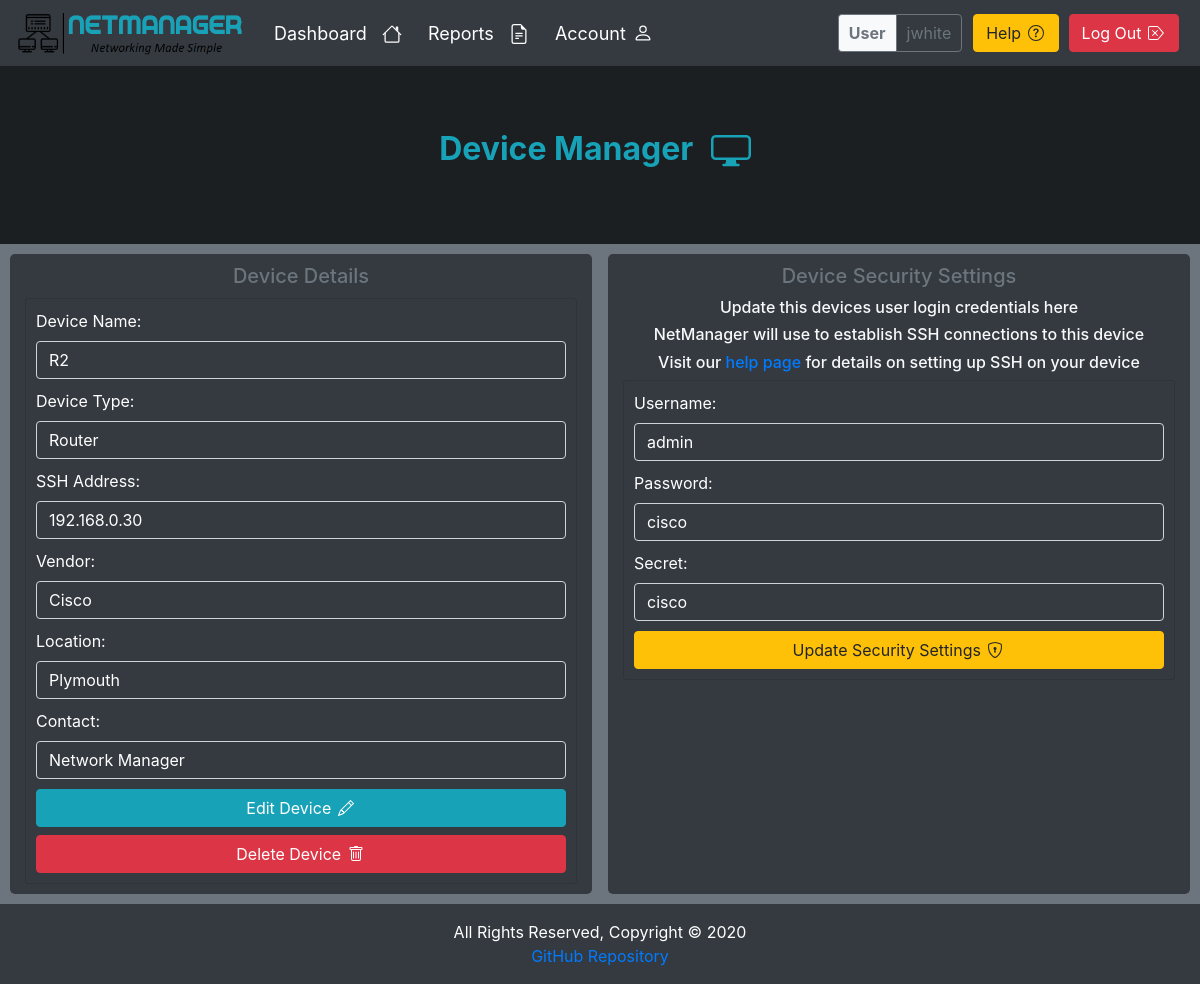
The page /main/details/7/ (signed in) on the database its author committed.
### device/models.py (models this page shows, shortened)
class Device(models.Model):
    user = models.ForeignKey(User, on_delete=models.CASCADE)
    name = models.CharField(max_length=250, null=False)
    type = models.CharField(max_length=250, null=False)
    host = models.CharField(max_length=250, null=False)
    vendor = models.CharField(max_length=250, null=False)
    location = models.CharField(max_length=250, default='Not Specified')
    contact = models.CharField(max_length=250, default='Not Specified')
    username = models.CharField(max_length=250)
    password = models.CharField(max_length=250)
    secret = models.CharField(max_length=250)
    status = models.BooleanField(default=False, editable=False)

### main/views.py (the view)
# urls.py: path('details/<str:device_ID>/', views.details, name='details'),
@login_required
def details(PageRequest, device_ID):
    device = Device.objects.filter(id=device_ID)
    device_form = DeviceForm(PageRequest.POST or None, instance=device.get())
    security_form = SecurityForm(PageRequest.POST or None, instance=device.get())
    args = {'device': device, 'security_form': security_form, 'device_form': device_form}
    return render(PageRequest, 'details.html', args)

### main/forms.py
class SecurityForm(forms.ModelForm):
    username = forms.CharField(widget=forms.TextInput(attrs={'class': 'form-control textbox security', 'disabled': 'true'}))
    password = forms.CharField(widget=forms.TextInput(attrs={'class': 'form-control textbox security', 'disabled': 'true'}))
    secret = forms.CharField(widget=forms.TextInput(attrs={'class': 'form-control textbox security', 'disabled': 'true'}))
    class Meta:
        model = Device
        fields = [
            'username',
            'password',
            'secret',
        ]

class DeviceForm(forms.ModelForm):
    name = forms.CharField(label="Device Name", widget=forms.TextInput(attrs={'class': 'form-control textbox edit', 'disabled': 'true'}))
    type = forms.CharField(label="Device Type", widget=forms.TextInput(attrs={'class': 'form-control textbox edit', 'disabled': 'true'}))
    host = forms.CharField(label="SSH Address", widget=forms.TextInput(attrs={'class': 'form-control textbox edit', 'disabled': 'true'}))
    vendor = forms.CharField(label="Vendor", widget=forms.TextInput(attrs={'class': 'form-control textbox edit', 'disabled': 'true'}))
    location = forms.CharField(label="Location", widget=forms.TextInput(attrs={'class': 'form-control textbox edit', 'disabled': 'true'}))
    contact = forms.CharField(label='Contact', widget=forms.TextInput(attrs={'class': 'form-control textbox edit', 'disabled': 'true'}))
    class Meta:
        model = Device
        fields = [
            'name',
            'type',
            'host',
            'vendor',
            'location',
            'contact',
        ]

### templates/details.html (shortened to what this page needs)
{% include "header.html" %}
<body>
{% load static %}
{% include "navbar.html" %}
<div class="jumbotron jumbotron-fluid mb-0" style="background-color: #1c1f22">
    <div class="container" style="min-width: 100%">
        <h2 class="text-info font-weight-bold">Device Manager
        </h2>
    </div>
</div>
<main class="main container-fluid">
    <div class="widgets-grid">
        <div class="row">
            <div class="col widget table-responsive">
                <h3 class="title">Device Details</h3>
                {% for i in device %}
                    <div class="card card-custom">
                        <form action="{% url 'edit_device' %}" method="post">
                            <div class="text-left mb-2">
                                {{ device_form }}
                            </div>
                            <button class="btn btn-info btn-block mb-2" type="button" id="Edit" title="Edit Device">
                                Edit Device
                            </button>
                        </form>
                        <button class="btn btn-danger btn-block delete" type="button" title="Delete Device"
                                data-toggle="modal" data-target="#DeleteModal" id="{{ i.id }}"
                                onclick="getID(this.id)">
                            Delete Device
                        </button>
                    </div>
                    </div>
                    <div class="col widget table-responsive ml-3">
                        <h3 class="title">Device Security Settings</h3>
                        <h6 class="text-center">Update this devices user login credentials here</h6>
                        <h6>NetManager will use to establish SSH connections to this device</h6>
                        <h6>Visit our <a href="{% url 'help' %}" target="_blank">help page</a> for details on setting up
                            SSH on your device</h6>
                        <div class="card card-custom">
                            <form action="{% url 'update_security' %}" method="post">
                                <div class="text-left mb-2">
                                    {{ security_form }}
                                </div>
                                <button class="btn btn-warning btn-block" type="button" id="Security">
                                    Update Security Settings
                                </button>
                            </form>
                        </div>
                    </div>
                {% endfor %}
        </div>
    </div>
</main>
{% include "footer.html" %}
</body>
</html>

### templates/navbar.html (shortened to what this page needs)
{% load static %}
<nav class="navbar navbar-expand-lg nav" id="navbar">
    <div style="padding-right: 20px">
        <a href="{% url 'index' %}">
            <img id="logo" src="{% static 'images/logo-dark.png' %}" alt="NetManager" style="width:230px;height:50px;">
        </a>
    </div>
    <div class="collapse navbar-collapse">
        {% if user.is_authenticated %}
            <ul class="navbar-nav mr-auto" style="font-size: 18px">
                <li class="nav-item">
                    <a class="nav-item nav-link link" href="{% url 'main' %}">Dashboard
                    </a>
                </li>
                <li class="nav-item">
                    <a class="nav-item nav-link link" href="{% url 'reports' %}">Reports
                    </a>
                </li>
                <li class="nav-item">
                    <a class="nav-item nav-link link" href="{% url 'profile' %}">Account
                    </a>
                </li>
            </ul>
            <div class="form-inline">
                <div class="form-inline nav-info">
                    <div class="info bg-light border border-secondary border-right-0 rounded-left">
                        <b>User</b>
                    </div>
                    <div class="info border border-secondary rounded-right">
                        {{ user.get_username }}
                    </div>
                </div>
                <a class="btn btn-warning nav-btn" href="{% url 'help' %}" target="_blank" type="submit"
                   title="Help">Help
                </a>
                <button class="btn btn-danger nav-btn" type="button" data-toggle="modal"
                        data-target="#logout"
                        title="Log Out">
                    Log Out
                </button>
            </div>
        {% endif %}
    </div>
</nav>

### static/css/style.css (style rules this page uses)
html { scroll-behavior: smooth; }
body { background-color: #6c757d !important; text-align: center !important; color: #f8f9fa !important; display: flex; flex-direction: column; min-height: 100vh; }
.nav { background-color: #343a40; color: black; }
.link { color: white; }
.nav-info { padding: 6px; cursor: pointer; }
.info { padding: 6px 10px; color: #6c757d; }
.nav-btn { margin-left: 5px; margin-right: 5px; }
.nav-icon { margin-left: 10px; margin-right: 10px; margin-bottom: 2px; }
.btn-icon { margin-left: 2px; margin-right: 2px; margin-bottom: 3px; }
.title { font-size: 20px; margin-top: 10px; margin-bottom: 10px; text-align: center; color: #6c757d; }
.textbox { background-color: #343a40 !important; color: white !important; margin-bottom: 10px; }
.widget { background-color: #343a40; border-radius: 5px; min-height: 250px; }
.widgets-grid { padding: 10px; min-height: 100%; }
.card-custom { background-color: #343a40 !important; color: white !important; padding: 10px; margin-bottom: 10px; text-align: left; }

### rows shown on the page
Device: name "R2", type "Router", host "192.168.0.30", vendor "Cisco", location "Plymouth", contact "Network Manager", username "admin", password "cisco", secret "cisco"

### other values the page prints
{{ user.get_username }} "jwhite"
